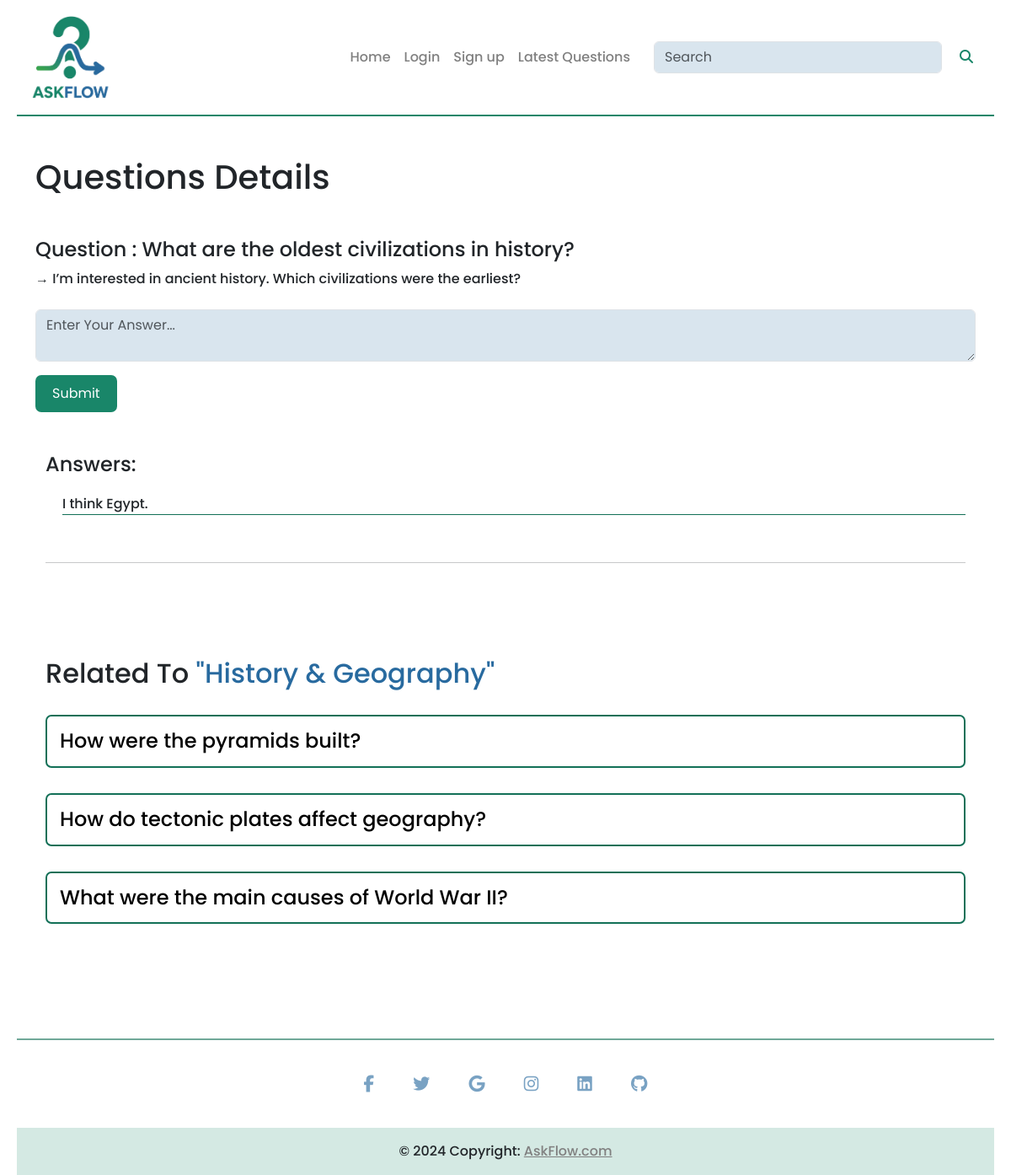
Page /?question-id=5 on the committed database.
### tables this page shows
CREATE TABLE `questions` (
  `id` int(11) NOT NULL,
  `title` varchar(100) NOT NULL,
  `description` varchar(300) NOT NULL,
  `category_id` int(100) NOT NULL,
  `user_id` int(100) NOT NULL
);

CREATE TABLE `answers` (
  `id` int(11) NOT NULL,
  `answer` varchar(300) NOT NULL,
  `question_id` int(100) NOT NULL,
  `user_id` int(100) NOT NULL
);

CREATE TABLE `categories` (
  `id` int(11) NOT NULL,
  `name` varchar(250) NOT NULL
);

### client/answer.php (the view)
<div class="container answers">
    <h4 class="mt-5">Answers: </h4>
    <?php
    $query = "SELECT * FROM `answers` WHERE question_id = $qid";
    $rezult = mysqli_query($con,$query);
    if(mysqli_num_rows($rezult) === 0) {
        echo "<div class='no-answers'>
                    <h6>No Answers Yet</h6>
                </div>";
    } else {
        foreach ($rezult as $row) {
            $answer = $row["answer"];
            echo "<p>$answer</p>";
        }
    }
    ?>
    <br><hr>
    <div class="mt-5 pt-5 relquestion">
        <?php
        $categoryQuery = "SELECT name FROM `categories` WHERE id = $cid";
        $categoryRezult = mysqli_query($con,$categoryQuery);
        $categoryRow = mysqli_fetch_assoc($categoryRezult);
        echo "<h2 class='mt-3'>Related To <span style='color:rgb(40, 106, 159)';>\"".$categoryRow["name"]."\"</span></h2>";
        $query = "SELECT * FROM `questions` WHERE category_id = $cid AND id != $qid";
        $rezult = mysqli_query($con,$query);
        foreach($rezult as $row) {
            $title = $row["title"];
            $qid = $row["id"];
            echo "<div><a href='?question-id=$qid'><h4>$title</h4></a></div>";
        }
        ?>
    </div>
</div>

### client/question-detail.php (shortened to what this page needs)
<div class="question-post container mb-5 mt-5">
    <h1 class="mb-4 mt-5 pb-4">Questions Details</h1>
     <?php
     include "./server/config.php";
     $qid = $_GET["question-id"];
     $query = "SELECT * FROM `questions` WHERE id = $qid";
     $rezult = mysqli_query($con,$query);
     $row = mysqli_fetch_assoc($rezult);
     $cid = $row["category_id"];
     echo "<h4>Question : ".$row["title"]."</h4>";
     echo "<p>".$row["description"]."</p>";
     ?>
     <form action="./server/requests.php" method="post">
     <textarea placeholder="Enter Your Answer..." class="form-control mb-3 mt-4" name="answer"></textarea>
     <button>Submit</button>
     </form>
     <?php include "answer.php"; ?>
</div>

### public/style.css (style rules this page uses)
body { font-family: "Poppins", sans-serif !important; font-weight: 500 !important; font-style: normal !important; }
.questions a , .relquestion a { text-decoration: none; color: black; }
.questions h4, .relquestion h4 { margin: 30px 0; border: 2px solid #137057; padding: 15px; border-radius: 7px; display: flex; justify-content: space-between; }
.answers { margin-bottom: 17vh; }
.answers p { margin-top: 20px; border-bottom: 1px solid #137057; margin-left: 20px; }
.main-container input,.main-container textarea,.main-container select { background-color: #286a9f2d !important; }
form button, .question-post button { background-color: #198669; color: white; outline: none; padding: 10px 20px; border-radius: 7px; border: none; }

### rows in the picture
questions: title "What are the oldest civilizations in history?", description "→ I’m interested in ancient history. Which civilizations were the earliest?"
answers: answer "I think Egypt."
categories: name "History & Geography"
questions: title "How were the pyramids built?"
questions: title "How do tectonic plates affect geography?"
questions: title "What were the main causes of World War II?"
